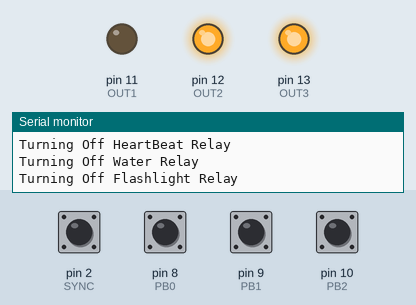
The sketch below on a simulated Arduino Uno, built with avr-gcc and run on an emulated ATmega328P. On the bench: output pins drawn as LEDs (lit = HIGH), the last lines printed to the serial monitor. The test bench sets the inputs (shaded band); at power-on: pin 2 (SYNC), pin 8 (PB0), pin 9 (PB1), pin 10 (PB2) HIGH.

Above: at 3.8 s.
3.9 s: pin 2 (SYNC) pulled LOW for 1.3 s
At 4.5 s:
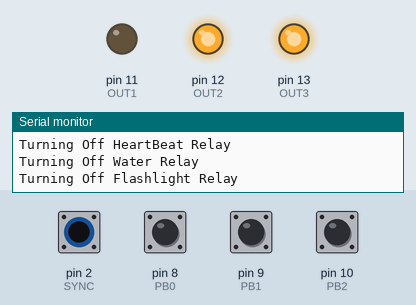
6.7 s: pin 8 (PB0) pulled LOW for 1.3 s
At 7.8 s:
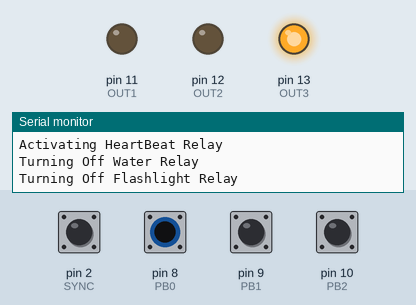
9.5 s: pin 10 (PB2) pulled LOW for 1.3 s
At 10.7 s:
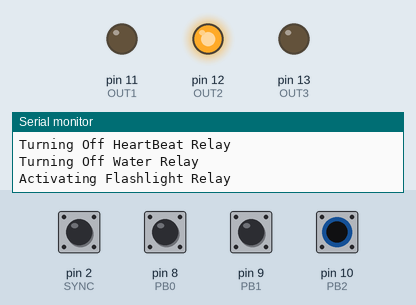
12.5 s: pin 2 (SYNC) driven LOW and pin 10 (PB2) driven LOW
At 12.9 s:
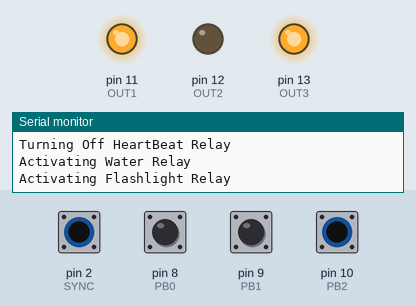
14.5 s: pin 9 (PB1) pulled LOW for 1.3 s
At 15.8 s:
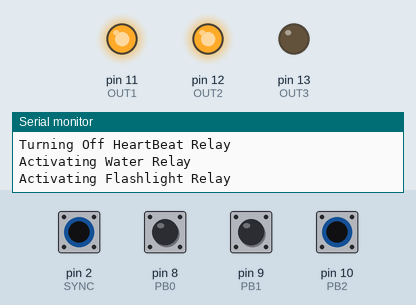
17.5 s: pin 8 (PB0) pulled LOW for 1.3 s
At 18.6 s:
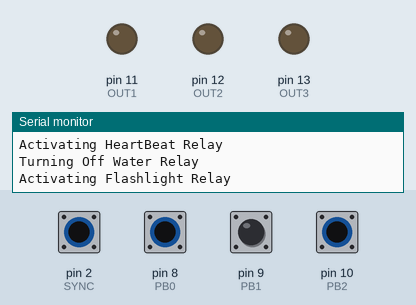
Timing chart, 0 to 20.5 s (numbered marks = the images above; inputs shaded):
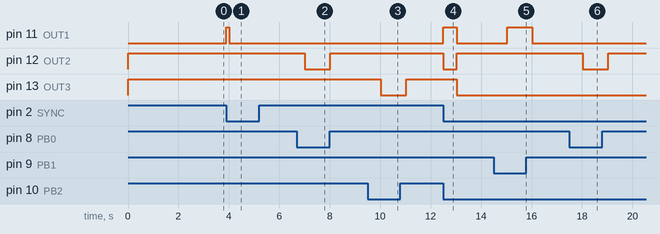

Measured:
- after the input at 3.9 s, pin 11 (OUT1): LOW → HIGH at once, → LOW 0.11 s later
- after the input at 6.7 s, pin 12 (OUT2): HIGH → LOW after 0.31 s, → HIGH 1.0 s later
- after the input at 9.5 s, pin 13 (OUT3): HIGH → LOW after 0.52 s, → HIGH 1.0 s later
- after the input at 12.5 s, pin 11 (OUT1): LOW → HIGH at once, → LOW 0.53 s later; pin 12 (OUT2): HIGH → LOW at once, → HIGH 0.52 s later; pin 13 (OUT3): HIGH → LOW after 0.53 s
- after the input at 14.5 s, pin 11 (OUT1): LOW → HIGH after 0.53 s, → LOW 1.0 s later
- after the input at 17.5 s, pin 12 (OUT2): HIGH → LOW after 0.54 s, → HIGH 1.0 s later

The sketch:

AGSensors_Octocupler_FlashLight.ino
```cpp
// We define the heartbeat of the Adventure Game
// We also define how to run a relay

#define SYNC  2 //sync is PB6
#define PB0  8
#define PB1  9
#define PB2  10
#define OUT1  11
#define OUT2  12
#define OUT3 13

int beatDelay = 50;
int beatOnOFF=1; //off by default for a relay
int relayDelay = 1000;

void beatOn()
{
//0 is using the relay to turn on
  digitalWrite(OUT2, 0);
}

void beatOff()
{
//1 is using the relay to turn off
  digitalWrite(OUT2, 1);
}

void flashlightOn()
{
//0 is using the relay to turn on
  digitalWrite(OUT3, 0);
}

void flashlightOff()
{
//1 is using the relay to turn off
  digitalWrite(OUT3, 1);
}

void waterOn()
{
//0 is using the mosfet to turn on
  digitalWrite(OUT1, 1);
}

void waterOff()
{
//1 is using the mosfet to turn off
  digitalWrite(OUT1, 0);
}

void onSync()
{
  Serial.print("Entra onSync: ");
  int bit0 = digitalRead(PB0) ? 1:0; //? ternary operator if TRUE then 1 else 0
  int bit1 = digitalRead(PB1) ? 1:0; //? ternary operator if TRUE then 1 else 0
  int bit2 = digitalRead(PB2) ? 1:0; //? ternary operator if TRUE then 1 else 0
  Serial.print(bit2);
  Serial.print(bit1);
  Serial.println(bit0);
  if (bit0 == 0){
    Serial.println("Activating HeartBeat Relay");
    beatOn();
  }
  else {
    Serial.println("Turning Off HeartBeat Relay");
    beatOff();
  };
  if (bit1 == 1){
    Serial.println("Activating Water Relay");
    waterOn();
  }
  else {
    Serial.println("Turning Off Water Relay");
    waterOff();
  };
  if (bit2 == 0){
    Serial.println("Activating Flashlight Relay");
    beatOn();
  }
  else {
    Serial.println("Turning Off Flashlight Relay");
    beatOff();
  };
}

void setup()
{
  pinMode(SYNC, INPUT_PULLUP);
  pinMode(PB0, INPUT_PULLUP);
  pinMode(PB1, INPUT_PULLUP);
  pinMode(PB2, INPUT_PULLUP);
  pinMode(OUT1, OUTPUT);
  pinMode(OUT2, OUTPUT);
  pinMode(OUT3, OUTPUT);
  digitalWrite(OUT1, 0);
  digitalWrite(OUT2, 1); //turn off relay
  digitalWrite(OUT3, 1); //turn off relay
  // each time that on pin 2 (SYNC) i receive a HIGH on the rising edge run the onSync function
  attachInterrupt(digitalPinToInterrupt(SYNC), onSync, FALLING);
  Serial.begin(115200);
  Serial.println("Arranca Arduino OCTOCUPLER");
}

void loop() {
  delay(1000);
  int bit0 = digitalRead(PB0) ? 1:0; //? ternary operator if TRUE then 1 else 0
  int bit1 = digitalRead(PB1) ? 1:0; //? ternary operator if TRUE then 1 else 0
  int bit2 = digitalRead(PB2) ? 1:0; //? ternary operator if TRUE then 1 else 0
  Serial.print(bit2);
  Serial.print(bit1);
  Serial.println(bit0);
   if (bit0 == 0){
    Serial.println("Activating HeartBeat Relay");
    beatOn();
  }
  else {
    Serial.println("Turning Off HeartBeat Relay");
    beatOff();
  };
  if (bit1 == 0){
    Serial.println("Activating Water Relay");
    waterOn();
  }
  else {
    Serial.println("Turning Off Water Relay");
    waterOff();
  };
  if (bit2 == 0){
    Serial.println("Activating Flashlight Relay");
    flashlightOn();
  }
  else {
    Serial.println("Turning Off Flashlight Relay");
    flashlightOff();
  };
}
```
